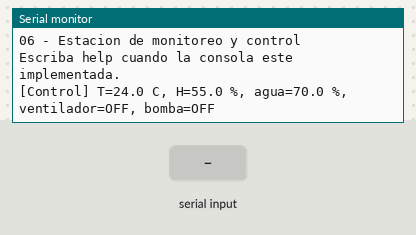
Bench run of a program on a simulated ESP32. On the bench: the last lines printed to the serial monitor. Inputs (shaded band) come from the test bench.

Above: at 1.4 s.
1.5 s: "1\n" received over Serial
At 2.1 s:
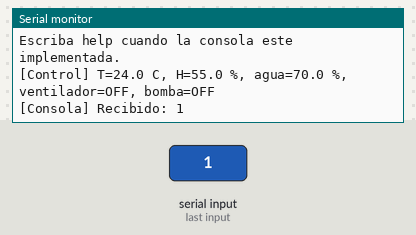
3.0 s: "0\n" received over Serial
At 4.0 s:
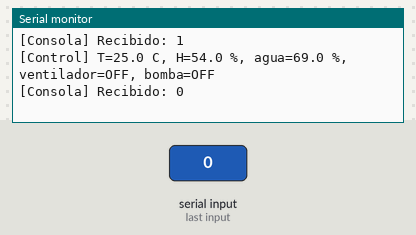
6.0 s: "2\n" received over Serial
At 10.7 s:
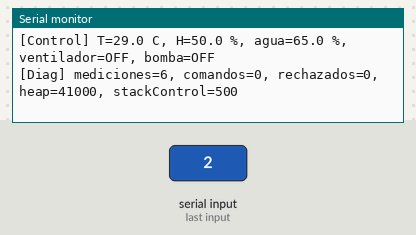
Timing chart, 0 to 12.2 s (numbered marks = the images above; inputs shaded):
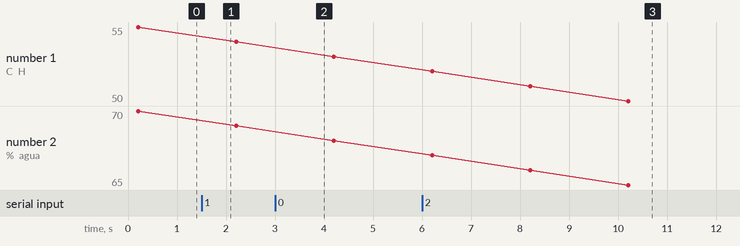

Measured:
- after the input at 1.5 s, the serial monitor: prints a new line at once (image 1)
- after the input at 3.0 s, the serial monitor: prints a new line at once (image 2)
- after the input at 6.0 s, the serial monitor: prints a new line at once (image 3)

The program:

main.cpp
```cpp
#include <Arduino.h>

/*
 * 06 - Estacion de monitoreo y control
 *
 * Este proyecto se construye por etapas. La version inicial ya permite
 * observar una medicion simulada y una decision de control. El resto de los
 * mecanismos de FreeRTOS se incorporan durante la clase.
 *
 * El objetivo no es esconder toda la logica en una funcion grande: cada
 * responsabilidad debe tener su tarea, cola, mutex o mecanismo de
 * sincronizacion justificado.
 */

constexpr TickType_t SENSOR_PERIOD = pdMS_TO_TICKS(2000);
constexpr TickType_t DIAGNOSTICS_PERIOD = pdMS_TO_TICKS(5000);
constexpr size_t COMMAND_SIZE = 64;

enum class EventType : uint8_t
{
    TemperatureHigh,
    WaterLow,
    SensorFailure,
    EmergencyStop
};

struct Measurement
{
    float temperature;
    float humidity;
    float waterLevel;
    uint32_t timestamp;
};

struct Command
{
    char text[COMMAND_SIZE];
};

struct SystemEvent
{
    EventType type;
    uint32_t timestamp;
};

struct SystemState
{
    Measurement lastMeasurement;
    bool fanOn;
    bool pumpOn;
    bool lightOn;
    bool alarmOn;
    bool automaticMode;
    uint32_t measurementsReceived;
    uint32_t eventsRaised;
    uint32_t commandsReceived;
    uint32_t commandsRejected;
};

QueueHandle_t measurementQueue = nullptr;
QueueHandle_t commandQueue = nullptr;
QueueHandle_t eventQueue = nullptr;
SemaphoreHandle_t stateMutex = nullptr;

TaskHandle_t sensorTaskHandle = nullptr;
TaskHandle_t controlTaskHandle = nullptr;
TaskHandle_t commandTaskHandle = nullptr;
TaskHandle_t diagnosticsTaskHandle = nullptr;

SystemState state = {};

/*
 * ETAPA 1 - Sensores y tareas periodicas
 *
 * Esta tarea simula una medicion. En una version con hardware, este seria el
 * lugar para leer sensores reales, sin mezclar la lectura con las decisiones
 * de control ni con la interfaz de usuario.
 */
void sensorTask(void *parameter)
{
    (void)parameter;
    uint32_t sample = 0;

    for (;;)
    {
        Measurement measurement = {
            24.0f + static_cast<float>(sample % 12),
            55.0f - static_cast<float>(sample % 10),
            70.0f - static_cast<float>(sample % 16),
            millis()};

        /*
         * ETAPA 2 - Productor-consumidor
         *
         * Publicar una copia de la medicion en measurementQueue. Decidir que
         * hacer si la cola esta llena y registrar el descarte.
         */
        if (xQueueSend(measurementQueue, &measurement, 0) != pdTRUE)
        {
            Serial.println("[Sensor] Se descarto una medicion: cola llena.");
        }

        sample++;
        vTaskDelay(SENSOR_PERIOD);
    }
}

/*
 * ETAPA 2 - Tarea de control
 *
 * Consume mediciones y aplica reglas sobre los actuadores. La version base
 * solo actualiza el estado y muestra una decision sencilla. Las reglas, los
 * eventos y las alarmas se completan progresivamente.
 */
void controlTask(void *parameter)
{
    (void)parameter;
    Measurement measurement = {};

    for (;;)
    {
        if (xQueueReceive(measurementQueue, &measurement, portMAX_DELAY) ==
            pdTRUE)
        {
            bool fanOn = false;
            bool pumpOn = false;

            if (xSemaphoreTake(stateMutex, pdMS_TO_TICKS(50)) == pdTRUE)
            {
                state.lastMeasurement = measurement;
                state.measurementsReceived++;

                /*
                 * ETAPA 3 - Control automatico
                 *
                 * Completar reglas para ventilador, bomba, luz y alarma.
                 * No modificar el estado desde otras tareas sin protegerlo.
                 */
                if (state.automaticMode)
                {
                    state.fanOn = measurement.temperature >= 30.0f;
                    state.pumpOn = measurement.waterLevel <= 25.0f;
                }

                fanOn = state.fanOn;
                pumpOn = state.pumpOn;
                xSemaphoreGive(stateMutex);
            }

            Serial.printf("[Control] T=%.1f C, H=%.1f %%, agua=%.1f %%, "
                          "ventilador=%s, bomba=%s\n",
                          measurement.temperature,
                          measurement.humidity,
                          measurement.waterLevel,
                          fanOn ? "ON" : "OFF",
                          pumpOn ? "ON" : "OFF");
        }
    }
}

/*
 * ETAPA 4 - Consola y comandos
 *
 * La consola es otra interfaz del sistema. No deberia modificar directamente
 * los actuadores: debe interpretar el texto y publicar un Command en
 * commandQueue para que otra parte del sistema lo procese.
 */
void commandTask(void *parameter)
{
    (void)parameter;
    Command command = {};

    for (;;)
    {
        if (Serial.available() > 0)
        {
            const size_t length = Serial.readBytesUntil(
                '\n', command.text, COMMAND_SIZE - 1);
            command.text[length] = '\0';

            // TODO (clase): validar el comando y enviarlo a commandQueue.
            Serial.print("[Consola] Recibido: ");
            Serial.println(command.text);
        }

        vTaskDelay(pdMS_TO_TICKS(50));
    }
}

/*
 * ETAPA 5 - Diagnostico
 *
 * Leer el estado bajo el mutex y observar recursos del sistema. Luego agregar
 * cantidad de elementos en las colas, high water mark y heap disponible.
 */
void diagnosticsTask(void *parameter)
{
    (void)parameter;

    for (;;)
    {
        vTaskDelay(DIAGNOSTICS_PERIOD);

        if (xSemaphoreTake(stateMutex, pdMS_TO_TICKS(50)) == pdTRUE)
        {
            const SystemState current = state;
            xSemaphoreGive(stateMutex);

            Serial.printf(
                "[Diag] mediciones=%lu, comandos=%lu, rechazados=%lu, "
                "heap=%lu, stackControl=%lu\n",
                static_cast<unsigned long>(current.measurementsReceived),
                static_cast<unsigned long>(current.commandsReceived),
                static_cast<unsigned long>(current.commandsRejected),
                static_cast<unsigned long>(ESP.getFreeHeap()),
                static_cast<unsigned long>(
                    uxTaskGetStackHighWaterMark(controlTaskHandle)));
        }
        else
        {
            Serial.println("[Diag] No se pudo obtener el mutex del estado.");
        }
    }
}

/*
 * ETAPA 6 - Eventos y alarmas
 *
 * Crear alarmTask para consumir eventQueue. Los eventos pueden originarse en
 * controlTask o en una tarea dedicada a validar sensores.
 */
void alarmTask(void *parameter)
{
    (void)parameter;

    // TODO (clase): recibir SystemEvent y activar/desactivar la alarma.
    for (;;)
    {
        vTaskDelay(pdMS_TO_TICKS(1000));
    }
}

/*
 * ETAPA 7 - Temporizadores, notificaciones y grupos de eventos
 *
 * Reservar estos mecanismos para cuando la arquitectura base funcione:
 * - timer: apagar la bomba automaticamente luego de un tiempo;
 * - notification: despertar alarmTask ante una emergencia;
 * - event group: SYSTEM_READY, NETWORK_READY y EMERGENCY_STOP;
 * - semaphore: representar una interrupcion o disponibilidad de hardware.
 */

void setup()
{
    Serial.begin(115200);
    delay(200);
    Serial.println("\n06 - Estacion de monitoreo y control");
    Serial.println("Escriba help cuando la consola este implementada.");

    measurementQueue = xQueueCreate(5, sizeof(Measurement));
    commandQueue = xQueueCreate(5, sizeof(Command));
    eventQueue = xQueueCreate(8, sizeof(SystemEvent));
    stateMutex = xSemaphoreCreateMutex();

    if (measurementQueue == nullptr || commandQueue == nullptr ||
        eventQueue == nullptr || stateMutex == nullptr)
    {
        Serial.println("[Error] No se pudieron crear los recursos de RTOS.");
        return;
    }

    state.automaticMode = true;

    /*
     * ETAPA 1 - Crear solamente sensorTask y controlTask.
     * Las tareas restantes pueden habilitarse cuando se implemente cada etapa.
     */
    xTaskCreate(sensorTask, "Sensor", 3072, nullptr, 2, &sensorTaskHandle);
    xTaskCreate(controlTask, "Control", 4096, nullptr, 3, &controlTaskHandle);
    xTaskCreate(commandTask, "Command", 3072, nullptr, 1, &commandTaskHandle);
    xTaskCreate(diagnosticsTask, "Diagnostics", 3072, nullptr, 1,
                &diagnosticsTaskHandle);

    // TODO (clase): crear alarmTask, timers, semaforos y grupos de eventos.
}

void loop()
{
    /*
     * El trabajo pertenece a las tareas. Mantener loop vacio permite discutir
     * por que el planificador de FreeRTOS no necesita un segundo bucle propio.
     */
    vTaskDelay(pdMS_TO_TICKS(1000));
}
```
